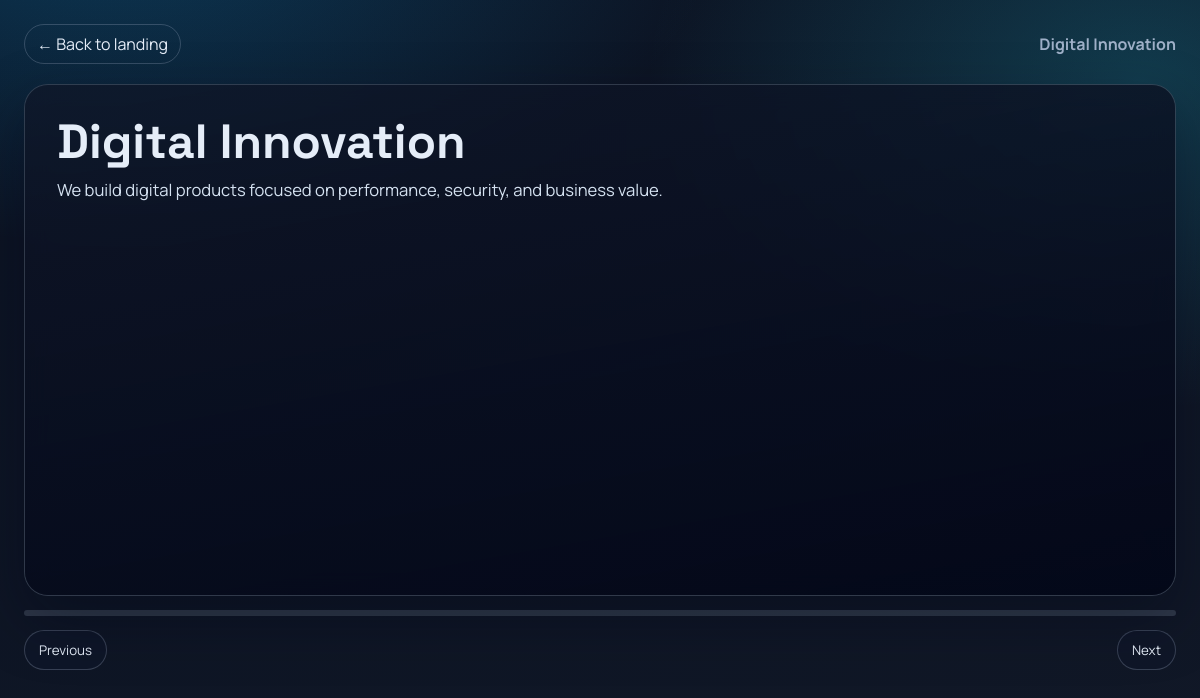
The page /en/deck/digital-innovation on the database its author committed.
### tables this page shows
CREATE TABLE IF NOT EXISTS main_deck_translations (
  id BIGINT UNSIGNED AUTO_INCREMENT PRIMARY KEY,
  deck_id BIGINT UNSIGNED NOT NULL,
  locale ENUM('da','en') NOT NULL,
  title VARCHAR(180) NOT NULL,
  description TEXT NOT NULL,
  cta_label VARCHAR(120) NULL,
  cta_url VARCHAR(255) NULL,
  is_visible TINYINT(1) NOT NULL DEFAULT 1,
  created_at TIMESTAMP NULL DEFAULT CURRENT_TIMESTAMP,
  updated_at TIMESTAMP NULL DEFAULT CURRENT_TIMESTAMP ON UPDATE CURRENT_TIMESTAMP,
  UNIQUE KEY uniq_deck_translation (deck_id, locale),
  CONSTRAINT fk_deck_translations_deck FOREIGN KEY (deck_id) REFERENCES main_decks(id) ON DELETE CASCADE
);

### src/Support.php (called while the page is built, shortened)
<?php
function env(string $key, ?string $default = null): ?string
{
    $value = $_ENV[$key] ?? $_SERVER[$key] ?? getenv($key);
    if ($value === false || $value === null || $value === '') {
        return $default;
    }
    return (string) $value;
}
function repairMojibake(string $value): string
{
    if ($value === '' || !preg_match('/Ã|Â|â€™|â€œ|â€|â€“|â€”/u', $value)) {
        return $value;
    }
    static $map = [
        'Ã¦' => 'æ',
        'Ã¸' => 'ø',
        'Ã¥' => 'å',
        'Ã†' => 'Æ',
        'Ã˜' => 'Ø',
        'Ã…' => 'Å',
        'â€™' => "'",
        'â€œ' => '"',
        'â€' => '"',
        'â€“' => '-',
        'â€”' => '-',
        'Â ' => ' ',
        'Â' => '',
    ];
    return strtr($value, $map);
}
function h(string $value): string
{
    $value = repairMojibake($value);
    return htmlspecialchars($value, ENT_QUOTES, 'UTF-8');
}
function getTenantKeyFromHost(string $host): string
{
    $host = strtolower(trim(explode(':', $host)[0]));
    if ($host === '' || $host === 'localhost' || $host === '127.0.0.1' || $host === 'actatechnology.dk') {
        return 'main';
    }
    return 'main';
}
function routeMatches(string $path, string $pattern): ?array
{
    $regex = preg_replace('#\{([a-zA-Z0-9_]+)\}#', '(?P<$1>[^/]+)', $pattern);
    $regex = '#^' . $regex . '$#';
    if (!preg_match($regex, $path, $matches)) {
        return null;
    }
    $params = [];
    foreach ($matches as $key => $value) {
        if (!is_int($key)) {
            $params[$key] = $value;
        }
    }
    return $params;
}

### src/bootstrap.php (called while the page is built, shortened)
<?php
require_once __DIR__ . '/Support.php';
spl_autoload_register(static function (string $class): void {
    $path = __DIR__ . '/' . $class . '.php';
});

### src/Database.php (called while the page is built, shortened)
<?php
final class Database
{
    private static ?PDO $pdo = null;
    public static function connection(): PDO
    {
        $host = env('DB_HOST', '127.0.0.1');
        $port = env('DB_PORT', '3306');
        $database = env('DB_DATABASE', 'actatechnology');
        $charset = env('DB_CHARSET', 'utf8mb4');
        $username = env('DB_USERNAME', 'root');
        $password = env('DB_PASSWORD', '');
        $dsn = sprintf('mysql:host=%s;port=%s;dbname=%s;charset=%s', $host, $port, $database, $charset);
        self::$pdo = new PDO($dsn, $username, $password, [
            PDO::ATTR_ERRMODE => PDO::ERRMODE_EXCEPTION,
            PDO::ATTR_DEFAULT_FETCH_MODE => PDO::FETCH_ASSOC,
            PDO::ATTR_EMULATE_PREPARES => false,
        ]);
        return self::$pdo;
    }
}

### src/ContentRepository.php (called while the page is built, shortened)
<?php
final class ContentRepository
{
    private PDO $db;
    public function __construct(?PDO $db = null)
    {
        $this->db = $db ?? Database::connection();
    }
    public function getDeckBySlug(string $tenantKey, string $locale, string $slug): array
    {
        $stmt = $this->db->prepare('SELECT d.*, dt.title, dt.description, dt.cta_label, dt.cta_url, dt.is_visible FROM main_decks d INNER JOIN main_deck_translations dt ON dt.deck_id = d.id AND dt.locale = :locale WHERE d.tenant_key = :tenant AND d.slug = :slug AND d.is_active = 1 LIMIT 1');
        $stmt->execute([
            'tenant' => $tenantKey,
            'locale' => $locale,
            'slug' => $slug,
        ]);
        $deck = $stmt->fetch();
        $slideStmt = $this->db->prepare('SELECT s.*, st.title, st.content, st.bullets_text, st.is_visible FROM main_deck_slides s INNER JOIN main_deck_slide_translations st ON st.slide_id = s.id AND st.locale = :locale WHERE s.deck_id = :deck_id AND s.is_active = 1 AND s.publish_state = "published" ORDER BY s.slide_order ASC, s.id ASC');
        $slideStmt->execute([
            'deck_id' => $deck['id'],
            'locale' => $locale,
        ]);
        $slides = $slideStmt->fetchAll();
        $deck['slides'] = $slides;
        return $deck;
    }
}

### views/deck.php (the view, shortened to what this page needs)
<?php
$isEn = ($locale ?? 'da') === 'en';
$slides = $deck['slides'] ?? [];
$firstSlide = $slides[0] ?? [];
$title = (string) ($deck['title'] ?? 'Deck');
$description = (string) ($deck['description'] ?? '');
$backUrl = $isEn ? '/en' : '/da';
$labels = [
    'back' => $isEn ? 'Back to landing' : 'Tilbage til landing',
    'prev' => $isEn ? 'Previous' : 'Forrige',
    'next' => $isEn ? 'Next' : 'Næste',
    'slide' => $isEn ? 'Slide' : 'Slide',
    'of' => $isEn ? 'of' : 'af',
];
?>
<!doctype html>
<html lang="<?= $isEn ? 'en' : 'da' ?>">
<head>
  <link rel="stylesheet" href="/assets/style.css">
</head>
<body>
  <main class="deck-player">
    <header class="deck-player-header">
      <a href="<?= h($backUrl) ?>">&#8592; <?= h($labels['back']) ?></a>
      <div class="muted"><strong><?= h($title) ?></strong></div>
    </header>
    <section class="deck-slide glass" id="deck-slide">
      <div class="deck-slide-layer"></div>
      <div class="deck-slide-content">
        <h1 id="deck-title"><?= h((string) ($firstSlide['title'] ?? $title)) ?></h1>
        <p id="deck-content"><?= h((string) ($firstSlide['content'] ?? $description)) ?></p>
      </div>
    </section>
    <div class="deck-progress" aria-hidden="true"><span id="deck-progress-bar" style="width: 0%"></span></div>
    <nav class="deck-nav" aria-label="Slide navigation">
      <button type="button" id="deck-prev"><?= h($labels['prev']) ?></button>
      <button type="button" id="deck-next"><?= h($labels['next']) ?></button>
    </nav>
  </main>
</body>
</html>

### public/assets/style.css (style rules this page uses)
:root { --bg-deep: #0b1323; --bg-mid: #111827; --bg-soft: #1f2937; --glass-bg: rgba(17, 24, 39, 0.62); --glass-border: rgba(148, 163, 184, 0.25); --text-main: #e5edf8; --text-muted: #9fb0c8; --accent: #7dd3fc; --accent-strong: #38bdf8; --danger: #fb7185; --success: #34d399; --font-heading: "Space Grotesk", "Segoe UI", sans-serif; --font-body: "Manrope", "Segoe UI", sans-serif; --radius-lg: 24px; --radius-md: 16px; --radius-sm: 12px; --shadow-card: 0 24px 60px rgba(2, 6, 23, 0.35); }
* { box-sizing: border-box; }
html, body { margin: 0; padding: 0; }
body { font-family: var(--font-body); color: var(--text-main); background: radial-gradient(1200px 650px at 10% -10%, rgba(14, 165, 233, 0.25), transparent 50%), radial-gradient(900px 600px at 95% 10%, rgba(34, 211, 238, 0.2), transparent 55%), linear-gradient(160deg, var(--bg-deep), var(--bg-mid)); min-height: 100vh; }
a { color: inherit; }
.button, button, input[type="submit"] { font-family: inherit; }
.glass { background: var(--glass-bg); border: 1px solid var(--glass-border); backdrop-filter: blur(12px); -webkit-backdrop-filter: blur(12px); box-shadow: var(--shadow-card); }
.deck-player { min-height: 100vh; padding: 24px; }
.deck-player-header { display: flex; justify-content: space-between; align-items: center; gap: 14px; margin-bottom: 20px; }
.deck-player-header a { color: var(--text-main); text-decoration: none; border: 1px solid rgba(148, 163, 184, 0.3); border-radius: 999px; padding: 8px 12px; }
.deck-slide { border-radius: var(--radius-lg); padding: 32px; min-height: 64vh; position: relative; overflow: hidden; }
.deck-slide-layer { position: absolute; inset: 0; background: linear-gradient(170deg, rgba(15, 23, 42, 0.38), rgba(2, 6, 23, 0.88)); }
.deck-slide-content { position: relative; z-index: 1; max-width: 820px; }
.deck-slide-content h1 { margin: 0; font-family: var(--font-heading); font-size: clamp(2rem, 4vw, 3rem); line-height: 1.03; }
.deck-slide-content p { margin: 12px 0 0; color: #d5e2f1; font-size: 1.04rem; }
.deck-progress { margin-top: 14px; width: 100%; height: 6px; border-radius: 999px; background: rgba(148, 163, 184, 0.24); overflow: hidden; }
.deck-nav { margin-top: 14px; display: flex; justify-content: space-between; gap: 10px; }
.deck-nav button { border: 1px solid rgba(148, 163, 184, 0.3); background: rgba(15, 23, 42, 0.75); color: var(--text-main); border-radius: 999px; padding: 10px 14px; cursor: pointer; }
.muted { color: var(--text-muted); }

### rows shown on the page
main_deck_translations: title "Digital Innovation", description "We build digital products focused on performance, security, and business value."

### other values the page prints
$labels['back'] "Back to landing"
$labels['prev'] "Previous"
$labels['next'] "Next"
